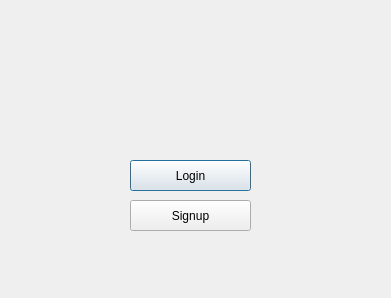
<?xml version="1.0" encoding="UTF-8"?>
<ui version="4.0">
 <class>MainPage</class>
 <widget class="QDialog" name="MainPage">
  <property name="geometry">
   <rect>
    <x>0</x>
    <y>0</y>
    <width>391</width>
    <height>298</height>
   </rect>
  </property>
  <property name="windowTitle">
   <string>MainPage</string>
  </property>
  <widget class="QPushButton" name="GoToLoginBtn">
   <property name="geometry">
    <rect>
     <x>130</x>
     <y>160</y>
     <width>121</width>
     <height>31</height>
    </rect>
   </property>
   <property name="text">
    <string>Login</string>
   </property>
  </widget>
  <widget class="QPushButton" name="GoToSignupBtn">
   <property name="geometry">
    <rect>
     <x>130</x>
     <y>200</y>
     <width>121</width>
     <height>31</height>
    </rect>
   </property>
   <property name="text">
    <string>Signup</string>
   </property>
  </widget>
  <widget class="QLabel" name="pic_Label">
   <property name="geometry">
    <rect>
     <x>60</x>
     <y>20</y>
     <width>281</width>
     <height>121</height>
    </rect>
   </property>
   <property name="text">
    <string/>
   </property>
   <property name="pixmap">
    <pixmap>../Needed Docs/pic.jpeg</pixmap>
   </property>
   <property name="scaledContents">
    <bool>true</bool>
   </property>
  </widget>
 </widget>
 <resources/>
 <connections/>
</ui>
